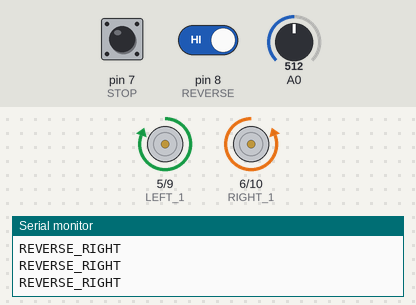
Recording of a sketch running on a simulated Arduino Uno, built with avr-gcc and run on an emulated ATmega328P. Parts: motor-driver pin pairs drawn as motors (green arrow = first pin HIGH = forward, orange = second pin HIGH = backward, longer = more drive), the last lines printed to the serial monitor. The test bench sets the inputs (shaded band); at power-on: A0 = 512, pin 7 (STOP) LOW, pin 8 (REVERSE) HIGH.

Above: at 1.2 s.
1.3 s: A0 set to 491
At 2.5 s:
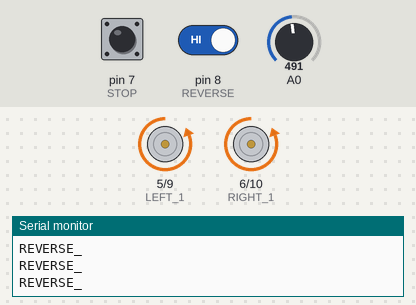
2.8 s: pin 7 (STOP) pulled HIGH for 0.15 s
At 2.88 s:
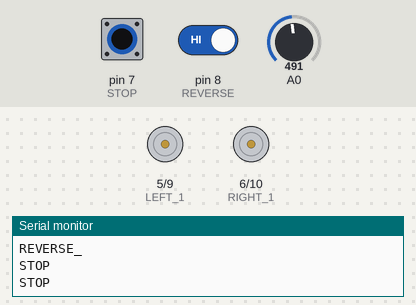
4.4 s: pin 8 (REVERSE) driven LOW
At 4.9 s:
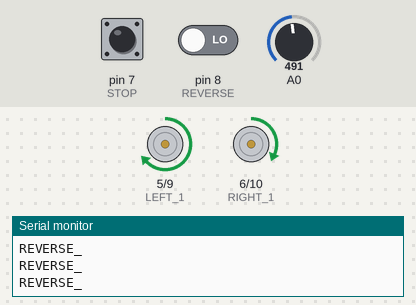
5.9 s: A0 set to 511
At 6.9 s:
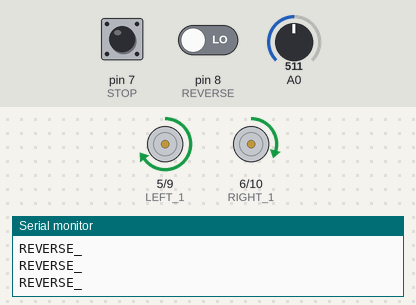
7.4 s: pin 8 (REVERSE) driven HIGH
At 8.0 s:
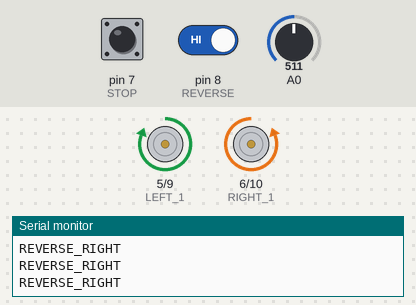
8.9 s: A0 set to 122
At 10.0 s:
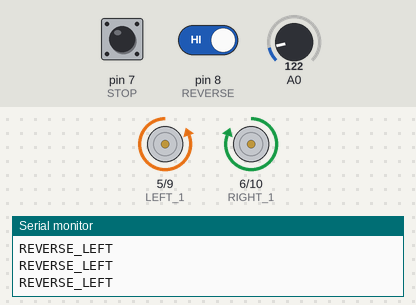
Timing chart, 0 to 11.4 s (numbered marks = the images above; inputs shaded):
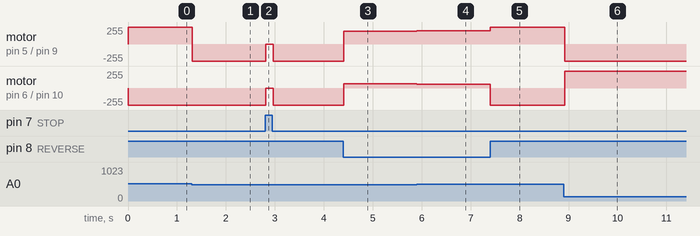

The sketch:

pwm_drone.ino
```cpp
/*
 * Author : Yoovraj Shinde
 * Date : 2016/06/14
 */
const int numReadings = 10;

int STOP = 7;
int REVERSE = 8;

// pwm pins left_1 and right_1
int LEFT_1 = 5;
int RIGHT_1 = 6;
int LEFT_2 = 9;
int RIGHT_2 = 10;

int LEFT_PWM = 128;
int RIGHT_PWM = 128;

// analog range
int ANALOG_RANGE=663;

// the setup routine runs once when you press reset:
void setup() {
  // initialize serial communication at 9600 bits per second:
  Serial.begin(9600);

  // pwm
  pinMode(LEFT_1, OUTPUT);
  pinMode(LEFT_2, OUTPUT);
  pinMode(RIGHT_1, OUTPUT);
  pinMode(RIGHT_2, OUTPUT);

  // default forward
  digitalWrite(LEFT_2, LOW);
  digitalWrite(RIGHT_2, LOW);

  // input pin
  pinMode(REVERSE, INPUT);
  pinMode(STOP, INPUT);
}

// the loop routine runs over and over again forever:
void loop() {
  int stopStatus = digitalRead(STOP);
  int reverseStatus = digitalRead(REVERSE);
  if (stopStatus == HIGH) {
    Serial.println("STOP");
    stopDrone();
  } else {
    // read the input on analog pin 0:
    int sensorValue = getAverageDistance();
    int convertedValue = convert(sensorValue);

    if (reverseStatus == LOW) {
      runDrone(convertedValue, 255-convertedValue);
    } else {
      runReverse(convertedValue);
    }
  }

}

void stopDrone() {
    digitalWrite(LEFT_1, LOW);
    digitalWrite(LEFT_2, LOW);
    digitalWrite(RIGHT_1, LOW);
    digitalWrite(RIGHT_2, LOW);
}
void runDrone(int leftPWM, int rightPWM) {
  analogWrite(LEFT_1, leftPWM);
  analogWrite(RIGHT_1, rightPWM);
  digitalWrite(LEFT_2, LOW);
  digitalWrite(RIGHT_2, LOW);
}

void runReverse(int value) {
  if (value < 64) {
    //turn left
    Serial.println("REVERSE_LEFT");
    digitalWrite(LEFT_1, LOW);
    digitalWrite(LEFT_2, HIGH);
    digitalWrite(RIGHT_1, HIGH);
    digitalWrite(RIGHT_2, LOW);

  } else if (value > 192) {
    // turn right
    Serial.println("REVERSE_RIGHT");
    digitalWrite(LEFT_1, HIGH);
    digitalWrite(LEFT_2, LOW);
    digitalWrite(RIGHT_1, LOW);
    digitalWrite(RIGHT_2, HIGH);

  } else {
    // simple back
    Serial.println("REVERSE_");
    digitalWrite(LEFT_1, LOW);
    digitalWrite(LEFT_2, HIGH);
    digitalWrite(RIGHT_1, LOW);
    digitalWrite(RIGHT_2, HIGH);

  }
}
// convert the analog reading to 0-255 range
int convert(int value) {
  float tmp = 255.0 * value / ANALOG_RANGE;
  if (tmp > 255) {
    return 255;
  }
  return tmp;
}

// get average analog reading to filter noise
int getAverageDistance() {
  float total = 0.0;
  for (int i = 1; i <= numReadings; i++) {
    // read from the sensor:
    total = total + analogRead(A0);
  }
  return total/numReadings;
}
```

Measured:
- the behaviour switches between 502 and 501 on A0 (found by bisection; images 0 and 1)
- after the input at 1.3 s, motor on pin 5 (LEFT_1) / pin 9 (LEFT_2): forward 255/255 → backward 255/255 at once
- after the input at 2.8 s, motor on pin 5 (LEFT_1) / pin 9 (LEFT_2), motor on pin 6 (RIGHT_1) / pin 10 (RIGHT_2): backward 255/255 → stopped at once, → backward 255/255 0.15 s later
- after the input at 4.4 s, motor on pin 5 (LEFT_1) / pin 9 (LEFT_2): backward 255/255 → forward 188/255 at once; motor on pin 6 (RIGHT_1) / pin 10 (RIGHT_2): backward 255/255 → forward 67/255 at once
- after the input at 5.9 s, motor on pin 5 (LEFT_1) / pin 9 (LEFT_2): forward 188/255 → forward 196/255 at once; motor on pin 6 (RIGHT_1) / pin 10 (RIGHT_2): forward 67/255 → forward 59/255 at once
- after the input at 7.4 s, motor on pin 5 (LEFT_1) / pin 9 (LEFT_2): forward 196/255 → forward 255/255 at once; motor on pin 6 (RIGHT_1) / pin 10 (RIGHT_2): forward 59/255 → backward 255/255 at once
- after the input at 8.9 s, motor on pin 5 (LEFT_1) / pin 9 (LEFT_2): forward 255/255 → backward 255/255 at once; motor on pin 6 (RIGHT_1) / pin 10 (RIGHT_2): backward 255/255 → forward 255/255 at once
